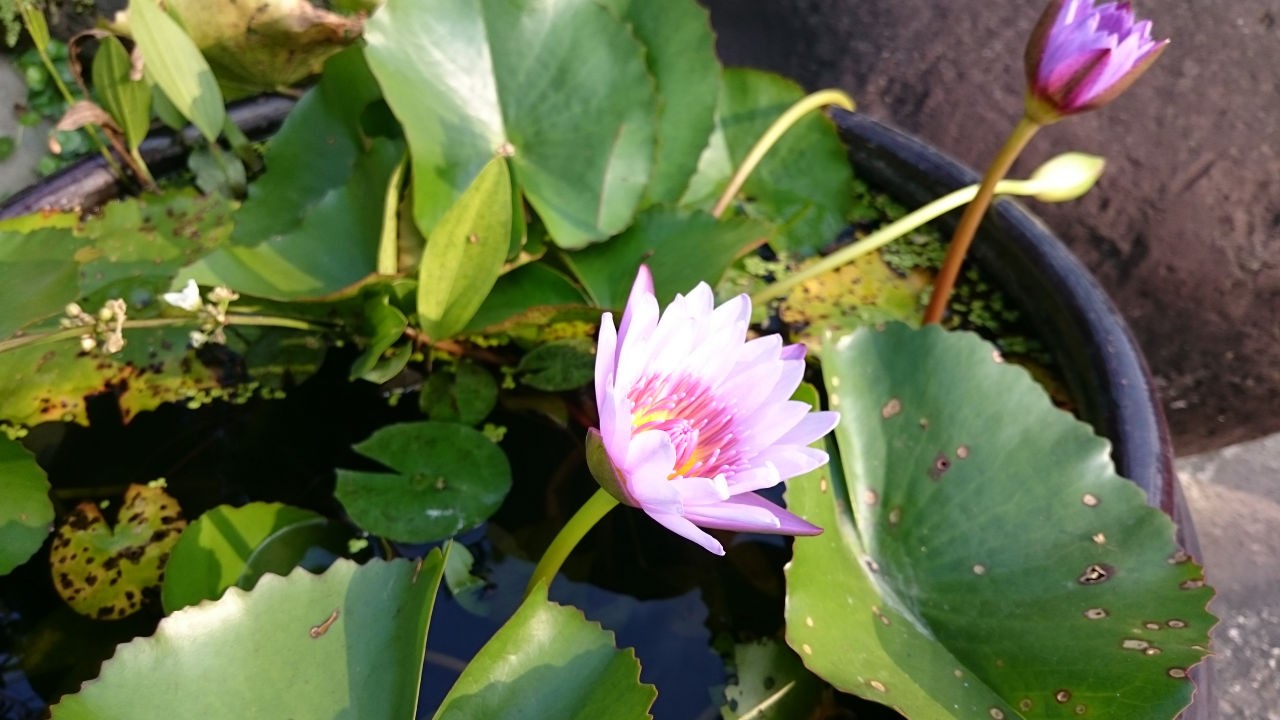
#> input picture _4.cmpp/_python_test/_code/Python程式設計實務16課/sample.jpg, 3840 x 2160 px, found by its file name (shown at 1/3 size)
$ python PIL03.py
#> lines starting #> are read from the running program, lines starting #| are printed output that depends on the picture
import matplotlib.pyplot as plt
import numpy as np
from PIL import Image

filename = 'C:/_git/vcs/_4.cmpp/_python_test/data/sample.jpg'

image = Image.open(filename)
#> image is the input picture: PIL image 3840x2160 RGB; mean R, G, B 95.9, 105.1, 69.6

im = image.convert('L')	#轉換成灰階圖像
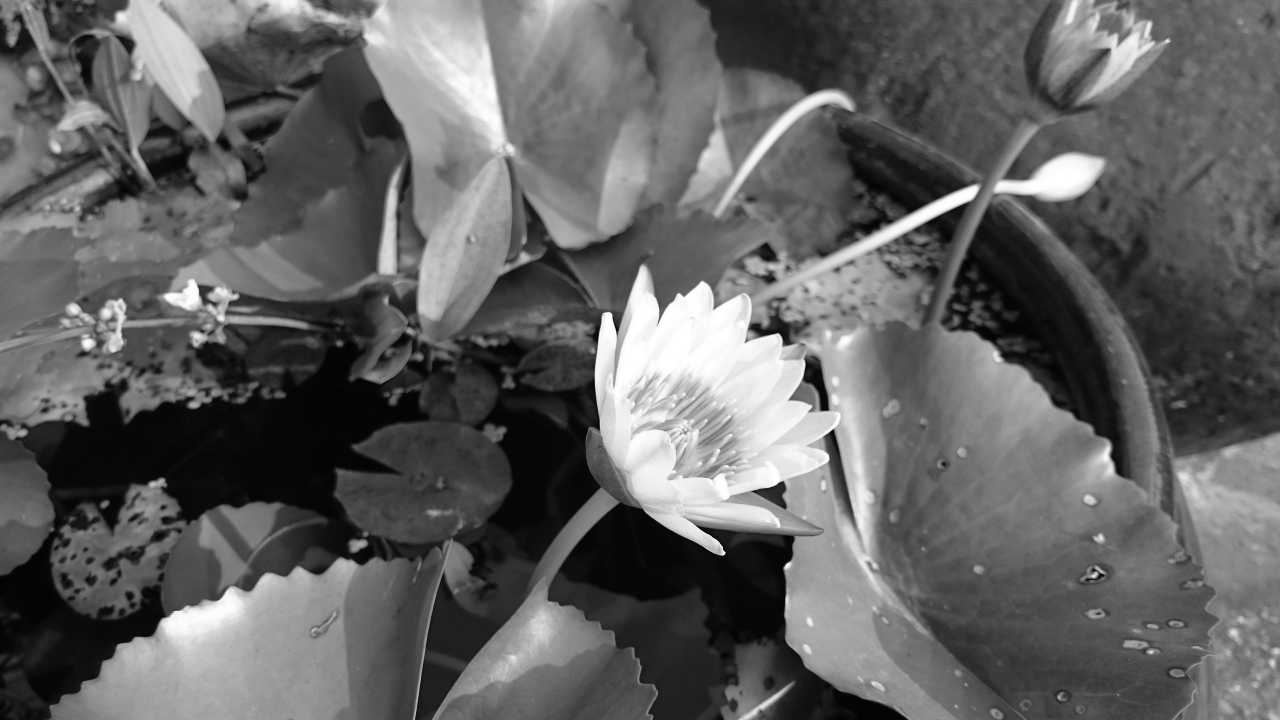
#> im: PIL image 3840x2160 L (shown at 1/3 size); min 0, max 255, mean 98.3

w, h = im.size
#> w = 3840; h = 2160
print(w)
#| 3840
print(h)
#| 2160

#plt.imshow(image)
plt.imshow(im)
plt.show()

crop = im.crop((w/2-300, h/2-300, w/2+300, h/2+300))
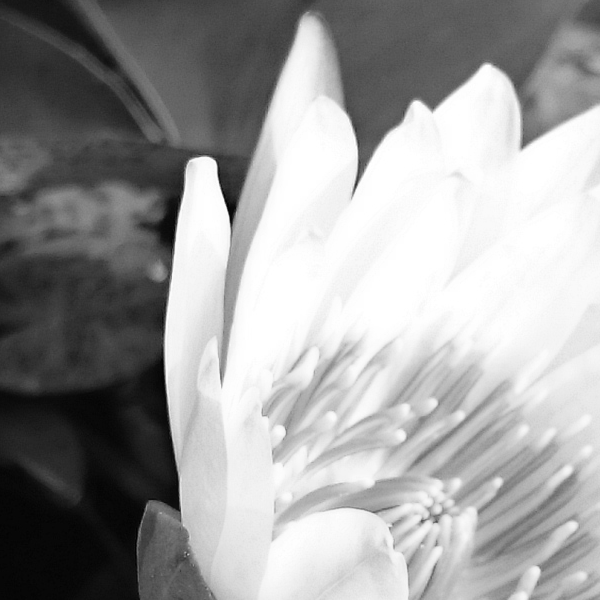
#> crop: PIL image 600x600 L; min 1, max 255, mean 156.9

print(w/2-300)
#| 1620.0
print(h/2-300)
#| 780.0
print(w/2+300)
#| 2220.0
print(h/2+300)
#| 1380.0

crop_hist = crop.histogram()
#> crop_hist = 256 values, max 20007 at index 255, min 0 at index 0, mean 1406.2

ori = image.resize((600,600))  #修改圖像大小
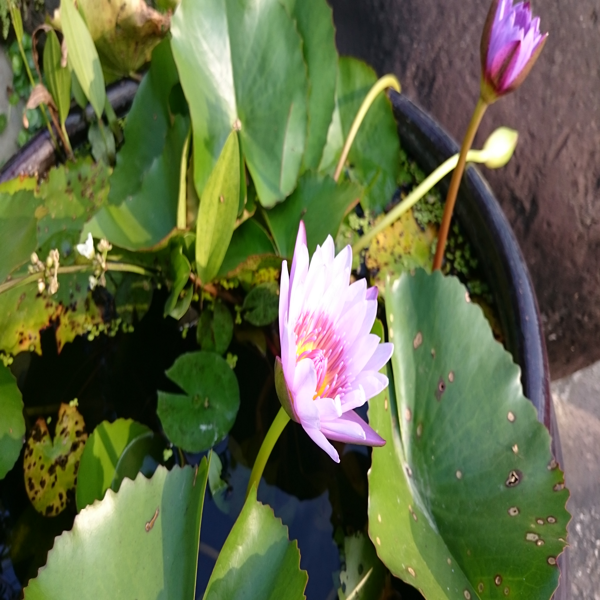
#> ori: PIL image 600x600 RGB; mean R, G, B 95.9, 105.1, 69.6

print('ori')
print(ori)
#| <PIL.Image.Image image mode=RGB size=600x600 at 0x7F68B5AADF50>

im = ori.convert('L')	#轉換成灰階圖像
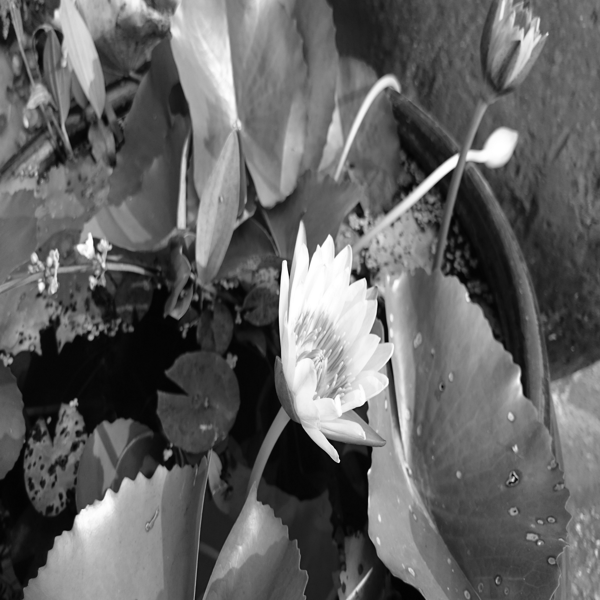
#> im: PIL image 600x600 L; min 2, max 255, mean 98.3
hist = im.histogram()
#> hist = 256 values, max 5693 at index 7, min 0 at index 0, mean 1406.2

r, g, b = ori.split()   #r, g, b為三個通道的list
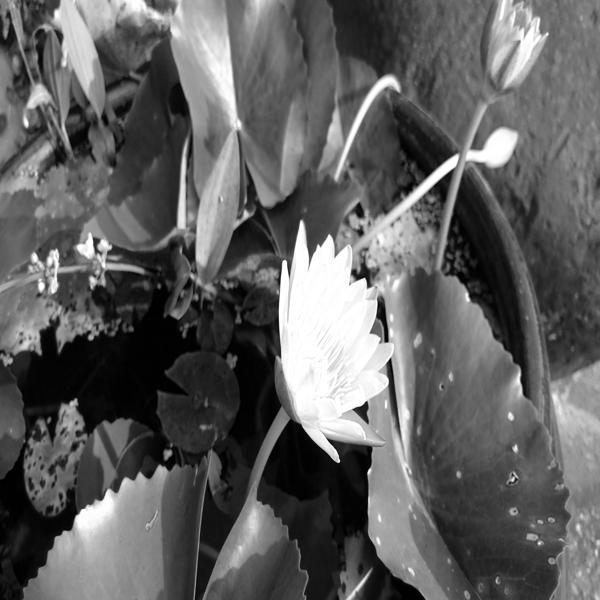
#> r: PIL image 600x600 L; min 0, max 255, mean 95.9
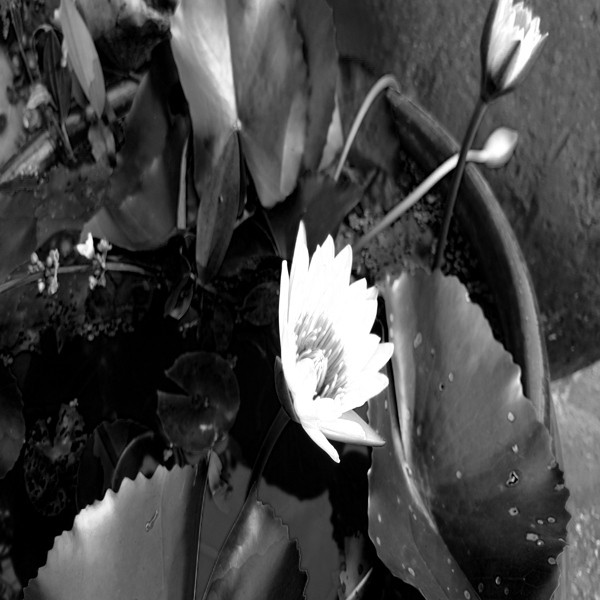
#> b: PIL image 600x600 L; min 0, max 255, mean 69.6
print('r', r)
#| r <PIL.Image.Image image mode=L size=600x600 at 0x7F68B5AD6B90>
print('g', g)
#| g <PIL.Image.Image image mode=L size=600x600 at 0x7F68B5AD6A90>
print('b', b)
#| b <PIL.Image.Image image mode=L size=600x600 at 0x7F68B5AD6D10>
r_hist = r.histogram()
#> r_hist = 256 values, max 5778 at index 255, min 235 at index 226, mean 1406.2
g_hist = g.histogram()
#> g_hist = 256 values, max 4952 at index 9, min 16 at index 1, mean 1406.2
b_hist = b.histogram()
#> b_hist = 256 values, max 16645 at index 0, min 113 at index 210, mean 1406.2

ind = np.arange(0, len(crop_hist))
#> ind = 256 values from 0 to 255

plt.plot(ind, crop_hist, color='cyan', label='cropped')
plt.plot(ind, hist, color='black', lw=2, label='original')
plt.plot(ind, r_hist, color='red', label='Red Plane')
plt.plot(ind, g_hist, color='green', label='Green Plane')
plt.plot(ind, g_hist, color='blue', label='Blue Plane')
plt.xlim(0,255)
plt.ylim(0,8000)
plt.legend()

plt.show()
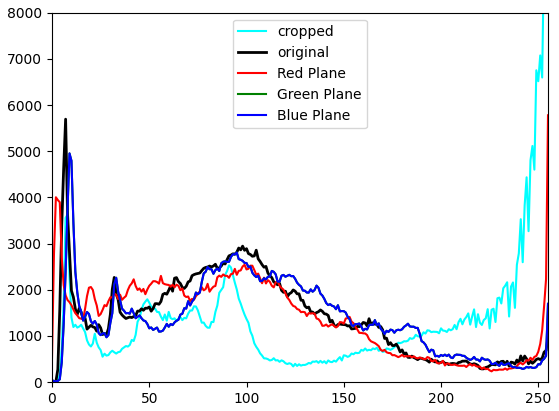
#> figure drawn by matplotlib, 1 panel; curve peaks at x = 255, y = 20007; curve peaks at x = 7, y = 5693; curve peaks at x = 255, y = 5778
